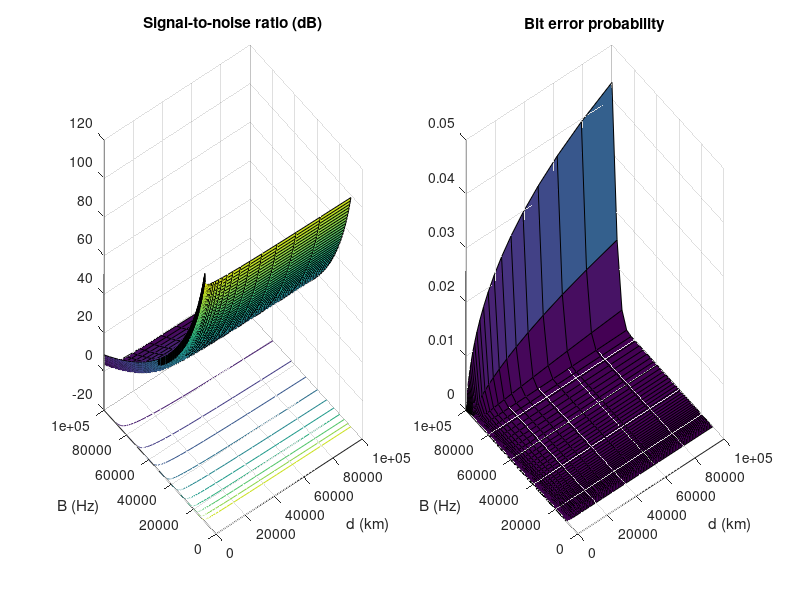

Here is the MATLAB script that generated this plot:
% script setup
clear all
pkg load communications

%%% constants
% standard temperature
t_0 = 290;
% boltzmann constant
k = 1.38064852e-23;
% speed of light
c = 299792458;
% B * T_b
bt_b_db = 3;

%%% input parameters
% distance: logaritmically spaced values between 1km and 100000km
d = logspace(3, 8, 50);
f = 2e9;
% bandwidth: logaritmically spaced values between 10kHz and 100kHz
bw = logspace(1, 2, 50)*1000;
p_t = 100;
g_t_db = 30;
a_r = 0;
g_r_db = 0;
l_0_db = 3;
t_r = 700;

% calculate free-space loss
fsl_db = mag2db(c ./ (4 * pi * f .* d'));

% calculate received signal power (A.70)
p_r_db = fsl_db + pow2db(p_t) + g_t_db + g_r_db - l_0_db;

% calculate noise level power 
p_int_db = pow2db(k * t_r * bw);  % (A.72)

% calculate SNR at receiver output
snr_0_db = p_r_db - p_int_db;


% calculate energy-per-bit-to-noise spectral density ratio
eb_n0_db = snr_0_db + bt_b_db;

% calculate bit error probability
p_e = qfunc(sqrt(2 * db2pow(eb_n0_db)));

subplot(1, 2, 1);
surfc(d/1000, bw, snr_0_db);
title('Signal-to-noise ratio (dB)');
xlabel('d (km)');
ylabel('B (Hz)');

subplot(1, 2, 2);
surfc(d/1000, bw, p_e);
title('Bit error probability');
xlabel('d (km)');
ylabel('B (Hz)');
